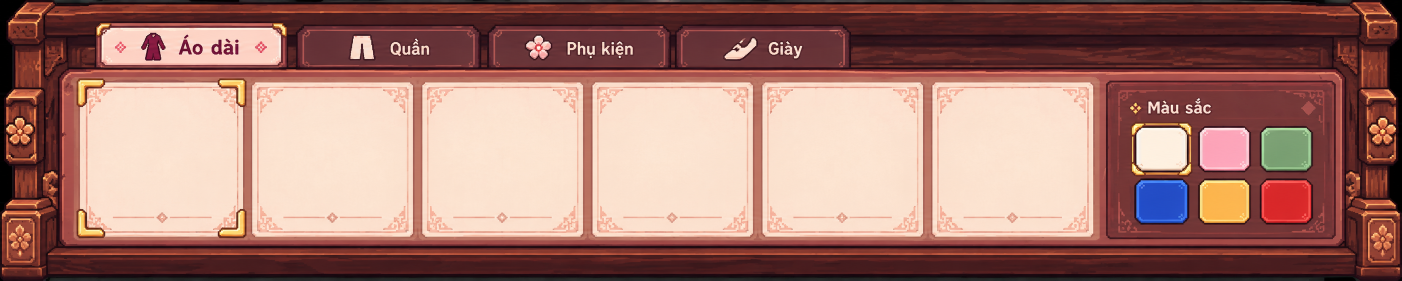
#> input picture khung.png, 2804 x 561 px (shown at 1/2 size)
$ python process-ai-asset.py --in ../khung.png --out out.png --kind background
#> lines starting #> are read from the running program, lines starting #| are printed output that depends on the picture
#> in main, src is the input picture: PIL image 2804x561 RGB; mean R, G, B 165.6, 121.2, 111.8
"""Post-process an AI-generated image (flat #00FF00 background) into a game-ready PNG.

Pipeline: chroma-key -> edge despill/erode -> autocrop -> fit to target frame ->
(pixel kinds only) median-cell downscale + palette quantize -> hard alpha (0/255).

Kinds: garment-an (176x416 cell, feet anchor y=400), portrait (128x128), icon (48x48),
background (cover-crop, opaque, no key). Needs Pillow; numpy is optional (median-cell
downscale falls back to a box average without it).
After writing, run `npm run audit:assets` to refresh data/runtime-assets.json.
"""
import argparse
import sys
import warnings
from pathlib import Path
from PIL import Image, ImageChops, ImageFilter, ImageOps, ImageStat

# Design spec §2.1 (UI) + §2.4 (heritage garment) palettes.
UI_PALETTE = ['D986A7', 'F4CAD7', 'FFF1DF', 'FFF8EE', '2B2035', '74506E', 'E9B66B', 'A72D60', '8D234F', '711B40', '855064']
GARMENT_PALETTE = ['6B4423', '1E2A38', '2D3E50', 'B83A24', 'CFA449', '2D6A5D', 'F5EFEB']
KINDS = {'garment-an': (176, 416), 'portrait': (128, 128), 'icon': (48, 48), 'background': (540, 960)}
PIXEL_KINDS = {'portrait', 'icon'}
CELL = 4  # source pixels per target pixel for the median-cell step


def hex_to_rgb(value):
    value = value.strip().lstrip('#')
    return tuple(int(value[i:i + 2], 16) for i in (0, 2, 4))


# [55 lines left out: functions key_green, median_downscale, quantize, not called in this run]


def fit_scale(src, box):
    return min(box[0] / src.width, box[1] / src.height)


def process(src, kind, size, args):
#> called with kind = 'background', size = (540, 960)
    palette = [hex_to_rgb(c) for c in (args.palette.split(',') if args.palette else UI_PALETTE + GARMENT_PALETTE)]
    rgb = src.convert('RGB')
    if kind == 'background':
        scale = max(size[0] / rgb.width, size[1] / rgb.height)
#> scale = 1.71
        resized = rgb.resize((max(size[0], round(rgb.width * scale)), max(size[1], round(rgb.height * scale))), Image.Resampling.LANCZOS)
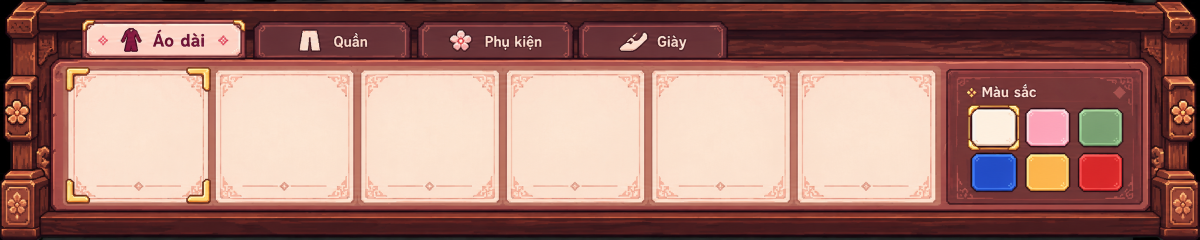
#> resized: PIL image 4798x960 RGB (shown at 1/4 size); mean R, G, B 165.6, 121.2, 111.8
        left, top = (resized.width - size[0]) // 2, (resized.height - size[1]) // 2
#> left = 2129; top = 0
        return resized.crop((left, top, left + size[0], top + size[1])).convert('RGBA')
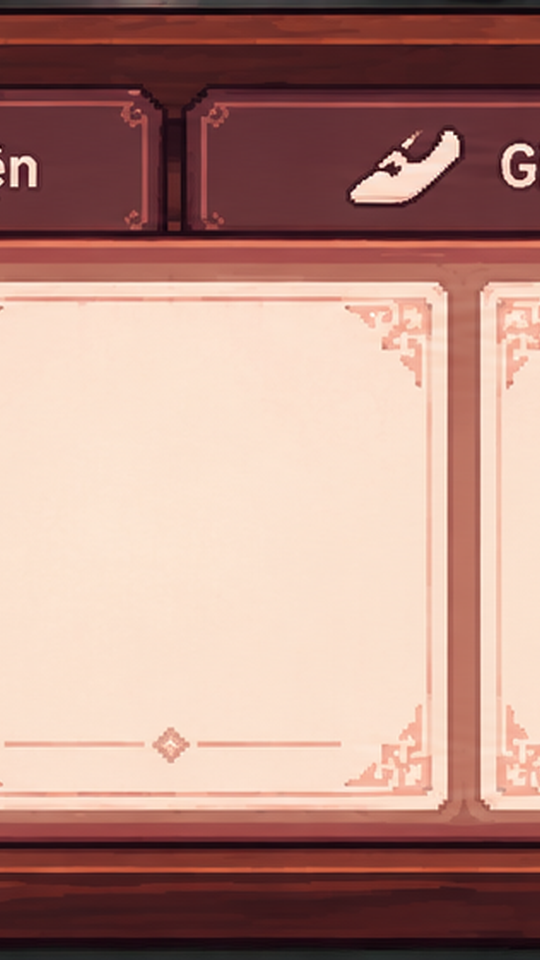
#> returned value: PIL image 540x960 RGBA; mean R, G, B, A 182.6, 141.7, 131, 255
    rgb, alpha = key_green(rgb, args.erode)
    rgba = rgb.convert('RGBA')
    rgba.putalpha(alpha)
    box = rgba.getchannel('A').getbbox()
    if box is None:
        sys.exit('error: nothing left after chroma-key (is the background #00FF00?)')
    rgba = rgba.crop(box)
    canvas = Image.new('RGBA', size)
    if kind == 'garment-an':
        scale = fit_scale(rgba, (size[0], args.target_h))
        fitted = rgba.resize((max(1, round(rgba.width * scale)), max(1, round(rgba.height * scale))), Image.Resampling.LANCZOS)
        pos = ((size[0] - fitted.width) // 2, args.anchor_y - fitted.height)
        if pos[1] < 0:
            sys.exit(f'error: fitted height {fitted.height} exceeds anchor-y {args.anchor_y}; lower --target-h')
    else:
        scale = fit_scale(rgba, size)
        fitted = median_downscale(rgba, (max(1, round(rgba.width * scale)), max(1, round(rgba.height * scale))))
        fitted = quantize(fitted, args.colors, palette, args.snap)
        pos = ((size[0] - fitted.width) // 2, (size[1] - fitted.height) // 2)
    canvas.paste(fitted, pos)
    hard = canvas.getchannel('A').point(lambda x: 255 if x >= 128 else 0)
    canvas.putalpha(hard)
    # Clear RGB of transparent pixels so no green survives under alpha=0.
    return Image.composite(canvas, Image.new('RGBA', size, (0, 0, 0, 0)), hard)


def main():
    p = argparse.ArgumentParser(description=__doc__.split('\n')[0])
    p.add_argument('--in', dest='src', required=True, type=Path)
    p.add_argument('--out', required=True, type=Path)
    p.add_argument('--kind', required=True, choices=sorted(KINDS))
    p.add_argument('--size', help='override target WxH, e.g. 128x128')
    p.add_argument('--palette', help='comma-separated hex list used for snapping (default: design spec 2.1 + 2.4)')
    p.add_argument('--colors', type=int, default=24, help='max colors for pixel kinds (<=32, default 24)')
    p.add_argument('--snap', type=float, default=40, help='RGB distance to snap to palette, 0 disables (default 40)')
    p.add_argument('--erode', type=int, default=1, help='alpha erode px to remove green fringe (default 1)')
    p.add_argument('--target-h', type=int, default=400, help='garment-an: fitted height cap (default 400; An outfit_main front = 250)')
    p.add_argument('--anchor-y', type=int, default=400, help='garment-an: bottom edge y in the cell (default 400; outfit_main hem = 377)')
    p.add_argument('--dry-run', action='store_true', help='print result, do not write')
    args = p.parse_args()
    if not 2 <= args.colors <= 32:
        p.error('--colors must be 2..32')
    size = tuple(int(v) for v in args.size.lower().split('x')) if args.size else KINDS[args.kind]
    with Image.open(args.src) as src:
        out = process(src, args.kind, size, args)
    alphas = set(out.getchannel('A').tobytes())
#> alphas = 1 item
    colors = len(out.getcolors(out.width * out.height))
#> colors = 37530
    print(f'{args.kind}: {out.width}x{out.height} RGBA, alpha values {sorted(alphas)}, {colors} colors')
#| background: 540x960 RGBA, alpha values [255], 37530 colors
    if args.dry_run:
        print('dry-run: nothing written')
        return
    args.out.parent.mkdir(parents=True, exist_ok=True)
    out.save(args.out)
    print(f'wrote {args.out}. Next: npm run audit:assets')


if __name__ == '__main__':
    main()

$ run again, on map.png
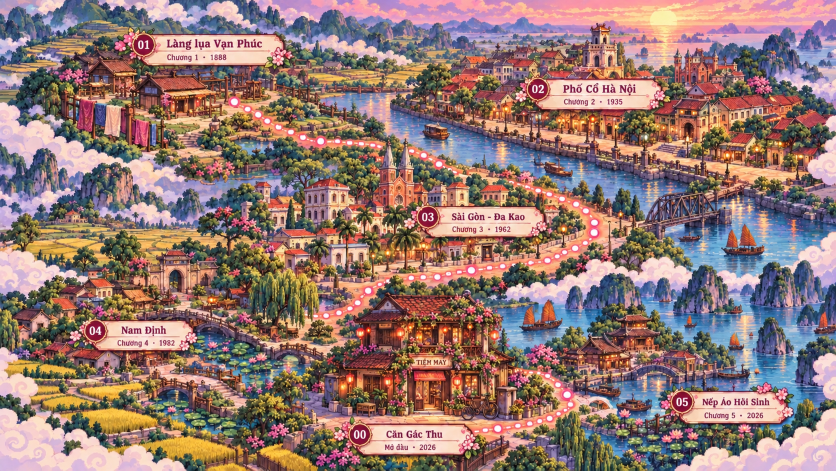
#> input picture map.png, 1672 x 941 px (shown at 1/2 size)
#> in main, src is the input picture: PIL image 1672x941 RGB; mean R, G, B 147.5, 120, 114.9
#> in process, `resized = rgb.resize((max(size[0], round(rgb.width * scale)), max(size..`:
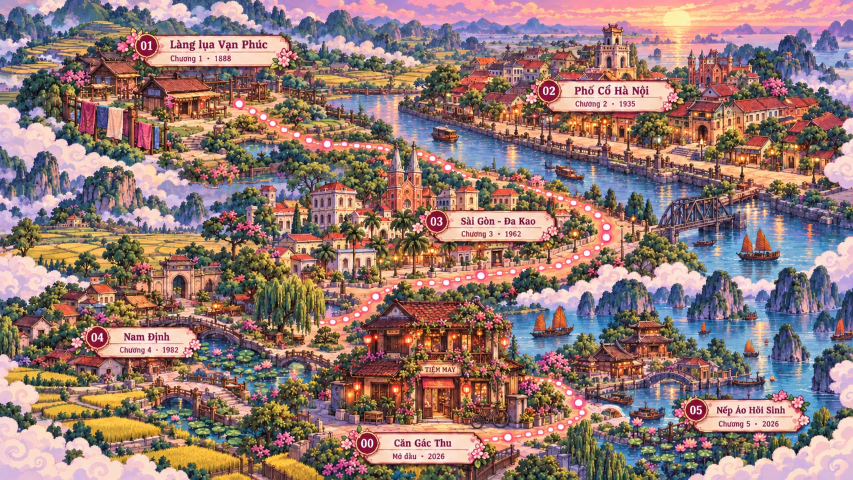
#> resized: PIL image 1706x960 RGB (shown at 1/2 size); mean R, G, B 147.5, 120, 114.9
#> in process, `return resized.crop((left, top, left + size[0], top + size[1])).conver..`:
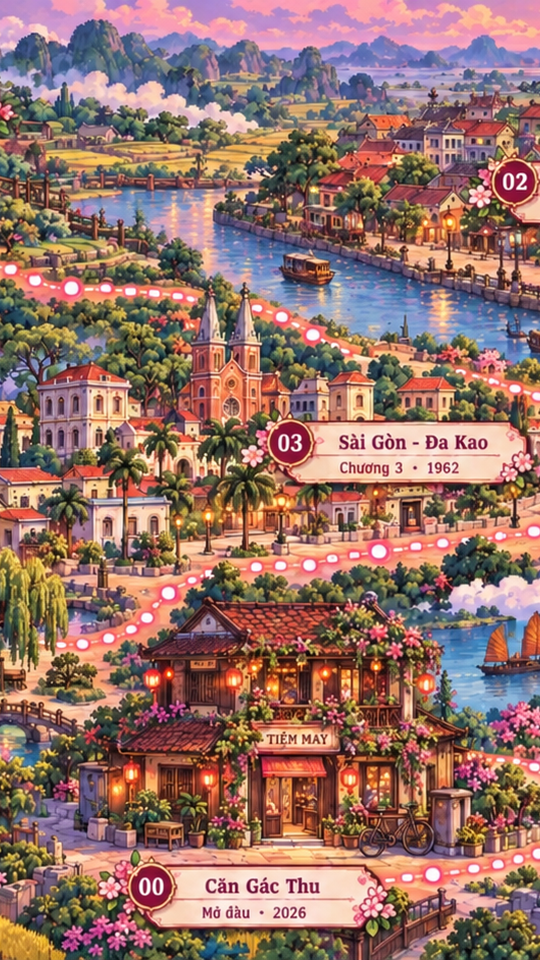
#> returned value: PIL image 540x960 RGBA; mean R, G, B, A 149.3, 113.3, 104.4, 255
#> alphas = 1 item
#> colors = 428599
#| background: 540x960 RGBA, alpha values [255], 428599 colors

$ run again, on phongphoido.png
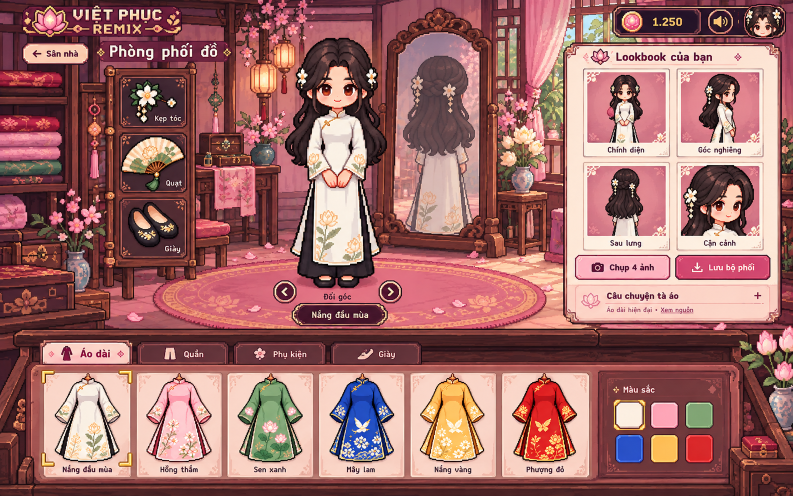
#> input picture phongphoido.png, 1586 x 992 px (shown at 1/2 size)
#> in main, src is the input picture: PIL image 1586x992 RGB; mean R, G, B 158.7, 106.5, 104.4
#> in process, `resized = rgb.resize((max(size[0], round(rgb.width * scale)), max(size..`:
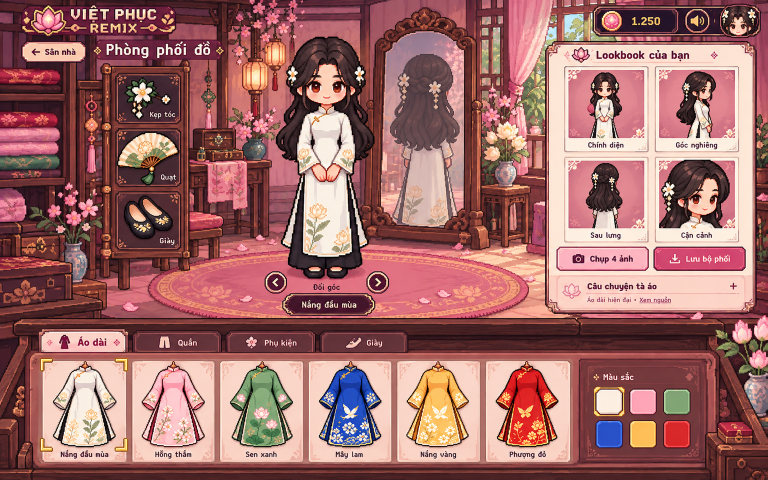
#> resized: PIL image 1535x960 RGB (shown at 1/2 size); mean R, G, B 158.7, 106.5, 104.4
#> in process, `return resized.crop((left, top, left + size[0], top + size[1])).conver..`:
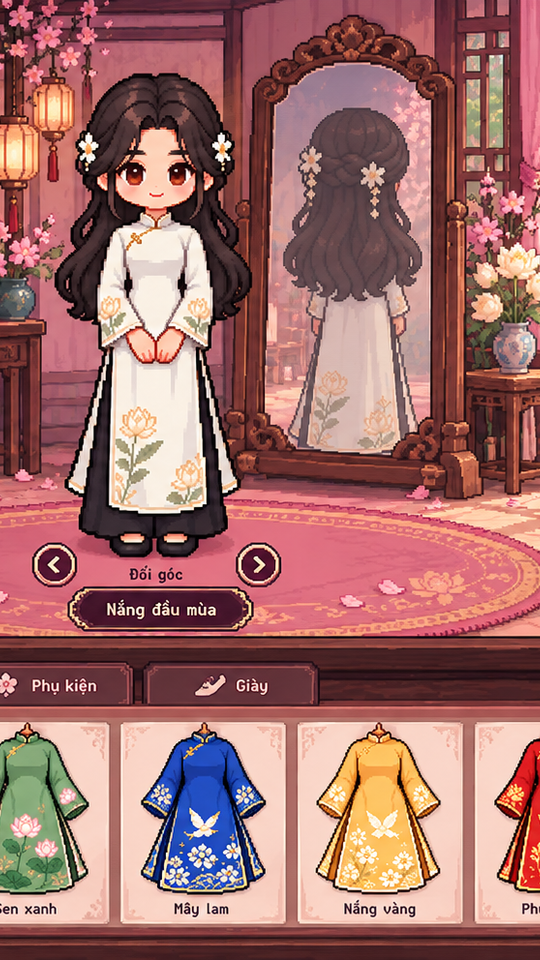
#> returned value: PIL image 540x960 RGBA; mean R, G, B, A 159.6, 109.3, 106.2, 255
#> alphas = 1 item
#> colors = 216498
#| background: 540x960 RGBA, alpha values [255], 216498 colors

$ run again, on sanh.png
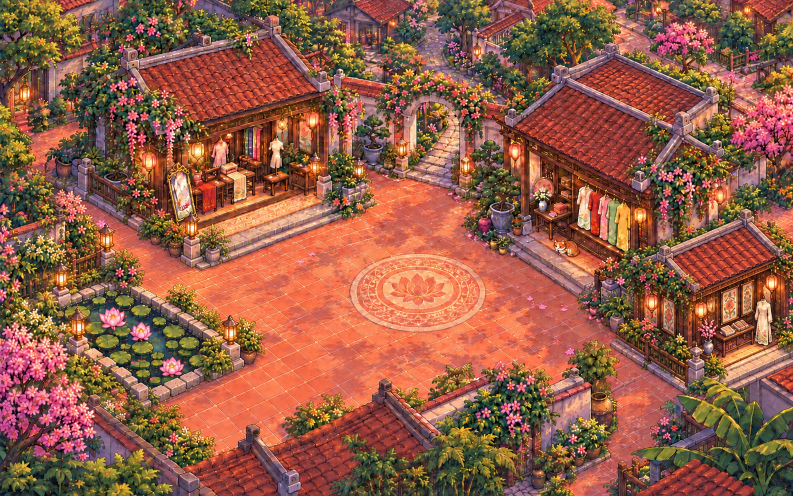
#> input picture sanh.png, 1586 x 992 px (shown at 1/2 size)
#> in main, src is the input picture: PIL image 1586x992 RGB; mean R, G, B 147.3, 92.5, 70.7
#> in process, `resized = rgb.resize((max(size[0], round(rgb.width * scale)), max(size..`:
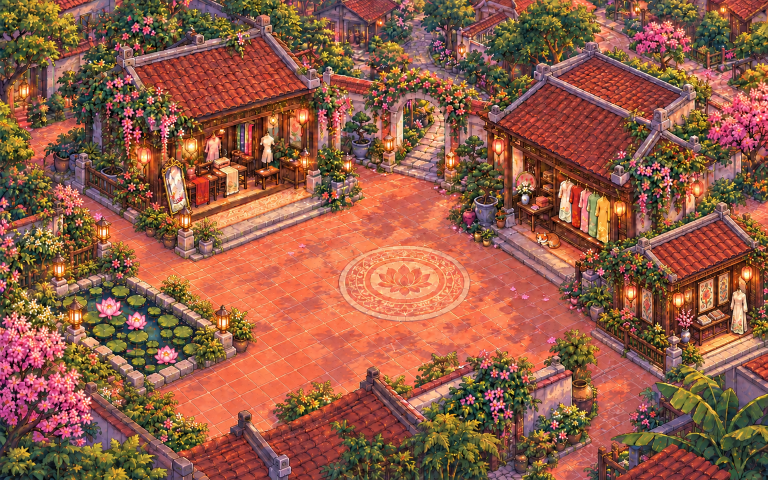
#> resized: PIL image 1535x960 RGB (shown at 1/2 size); mean R, G, B 147.3, 92.5, 70.7
#> in process, `return resized.crop((left, top, left + size[0], top + size[1])).conver..`:
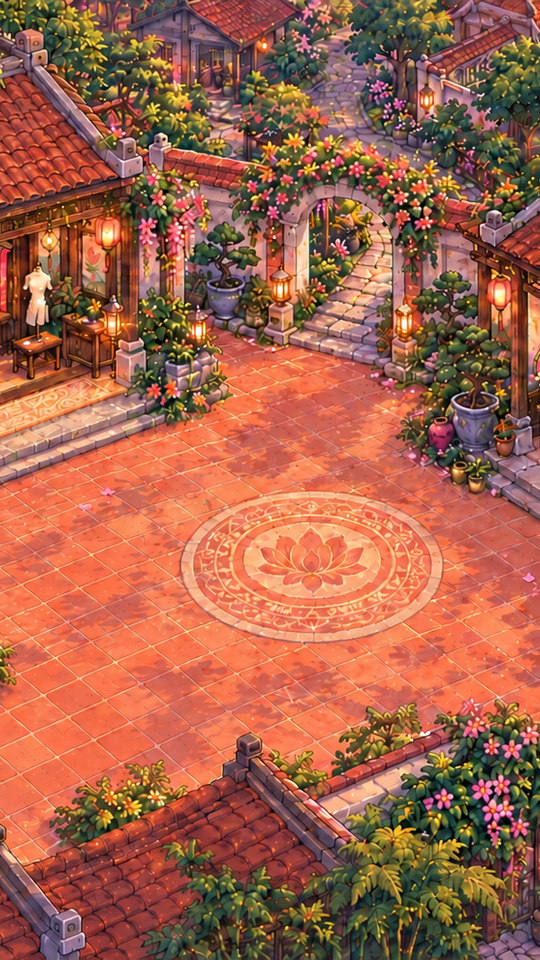
#> returned value: PIL image 540x960 RGBA; mean R, G, B, A 164.7, 98.7, 75, 255
#> alphas = 1 item
#> colors = 339685
#| background: 540x960 RGBA, alpha values [255], 339685 colors
